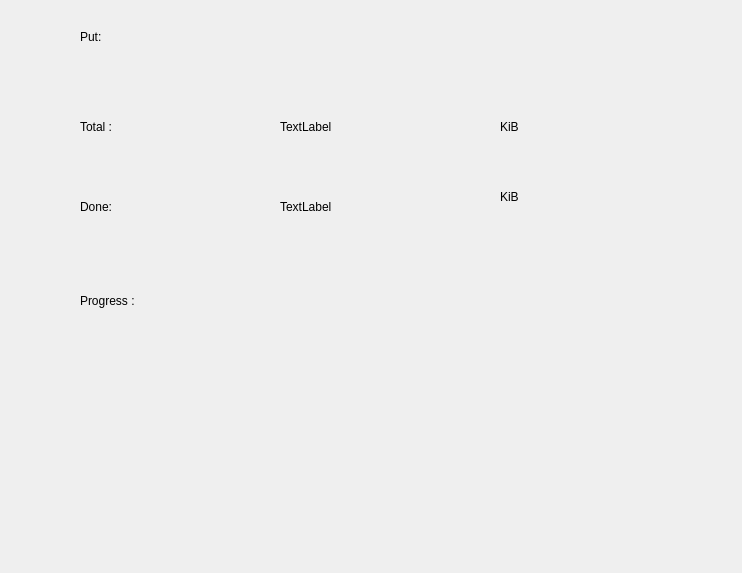
<?xml version="1.0" encoding="UTF-8"?>
<ui version="4.0">
 <class>MainWindow</class>
 <widget class="QMainWindow" name="MainWindow">
  <property name="geometry">
   <rect>
    <x>0</x>
    <y>0</y>
    <width>742</width>
    <height>573</height>
   </rect>
  </property>
  <property name="windowTitle">
   <string>MainWindow</string>
  </property>
  <widget class="QWidget" name="centralWidget">
   <widget class="RingsProgressbar" name="bar3" native="true">
    <property name="geometry">
     <rect>
      <x>350</x>
      <y>280</y>
      <width>200</width>
      <height>200</height>
     </rect>
    </property>
   </widget>
   <widget class="QLabel" name="label">
    <property name="geometry">
     <rect>
      <x>80</x>
      <y>270</y>
      <width>231</width>
      <height>61</height>
     </rect>
    </property>
    <property name="text">
     <string>Progress :</string>
    </property>
   </widget>
   <widget class="QLabel" name="label_2">
    <property name="geometry">
     <rect>
      <x>80</x>
      <y>110</y>
      <width>129</width>
      <height>34</height>
     </rect>
    </property>
    <property name="text">
     <string>Total :</string>
    </property>
   </widget>
   <widget class="QLabel" name="label_3">
    <property name="geometry">
     <rect>
      <x>80</x>
      <y>190</y>
      <width>129</width>
      <height>34</height>
     </rect>
    </property>
    <property name="text">
     <string>Done:</string>
    </property>
   </widget>
   <widget class="QLabel" name="label_total">
    <property name="geometry">
     <rect>
      <x>280</x>
      <y>110</y>
      <width>129</width>
      <height>34</height>
     </rect>
    </property>
    <property name="text">
     <string>TextLabel</string>
    </property>
   </widget>
   <widget class="QLabel" name="label_done">
    <property name="geometry">
     <rect>
      <x>280</x>
      <y>190</y>
      <width>129</width>
      <height>34</height>
     </rect>
    </property>
    <property name="text">
     <string>TextLabel</string>
    </property>
   </widget>
   <widget class="QLabel" name="label_4">
    <property name="geometry">
     <rect>
      <x>500</x>
      <y>110</y>
      <width>129</width>
      <height>34</height>
     </rect>
    </property>
    <property name="text">
     <string>KiB</string>
    </property>
   </widget>
   <widget class="QLabel" name="label_6">
    <property name="geometry">
     <rect>
      <x>500</x>
      <y>180</y>
      <width>129</width>
      <height>34</height>
     </rect>
    </property>
    <property name="text">
     <string>KiB</string>
    </property>
   </widget>
   <widget class="QLabel" name="label_7">
    <property name="geometry">
     <rect>
      <x>80</x>
      <y>20</y>
      <width>129</width>
      <height>34</height>
     </rect>
    </property>
    <property name="text">
     <string>Put:</string>
    </property>
   </widget>
  </widget>
 </widget>
 <layoutdefault spacing="6" margin="11"/>
 <customwidgets>
  <customwidget>
   <class>RingsProgressbar</class>
   <extends>QWidget</extends>
   <header>ringsprogressbar.h</header>
   <container>1</container>
  </customwidget>
 </customwidgets>
 <resources/>
 <connections/>
</ui>
